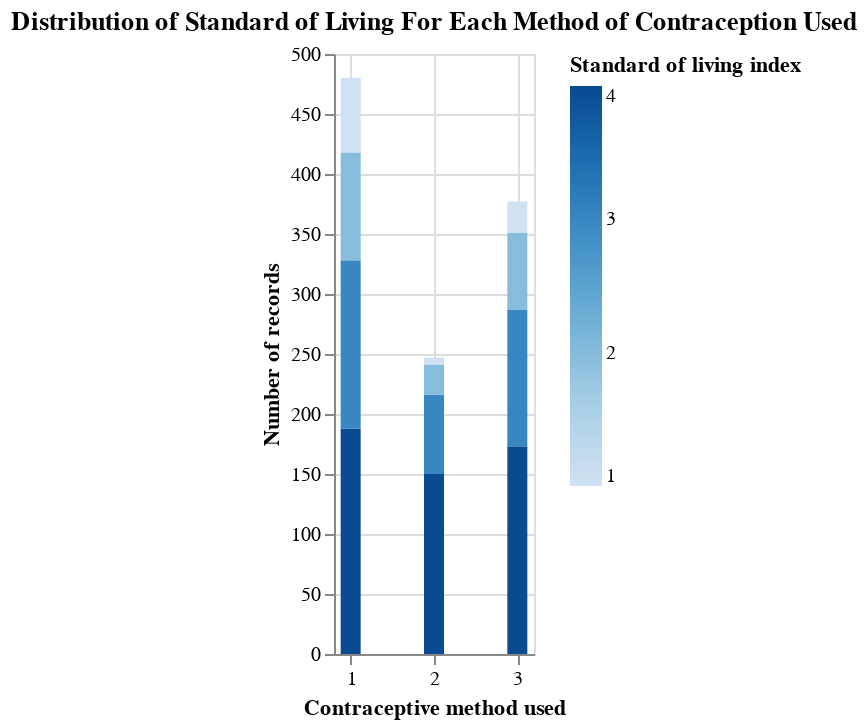

This figure's notebook cell:
### Markdown cell above
**Standard of living**

### Code cell
living_standard_correlation = alt.Chart(cmc_train, title = "Distribution of Standard of Living For Each Method of Contraception Used").mark_bar(size=10).encode(
    x = alt.X("contraceptive_method_used", title = "Contraceptive method used"),
    y = alt.Y("count()", title = "Number of records"),
    color = alt.Color("standard_of_living_index", legend=alt.Legend(title="Standard of living index"))
).properties(width=100)
living_standard_correlation

### Figure 1 — Vega-Lite specification as saved in the notebook (floating-point values rounded to 4 significant figures; data arrays with more than 128 entries replaced by an {"elided": "..."} marker saying what was removed)
{"$schema": "https://vega.github.io/schema/vega-lite/v4.17.0.json", "config": {"view": {"continuousHeight": 300, "continuousWidth": 400}}, "data": {"name": "data-f15167d60f413a998667f82347f8e248"}, "datasets": {"data-f15167d60f413a998667f82347f8e248": {"elided": "1104 records"}}, "encoding": {"color": {"field": "standard_of_living_index", "legend": {"title": "Standard of living index"}, "type": "quantitative"}, "x": {"field": "contraceptive_method_used", "title": "Contraceptive method used", "type": "quantitative"}, "y": {"aggregate": "count", "title": "Number of records", "type": "quantitative"}}, "mark": {"size": 10, "type": "bar"}, "title": "Distribution of Standard of Living For Each Method of Contraception Used", "width": 100}
